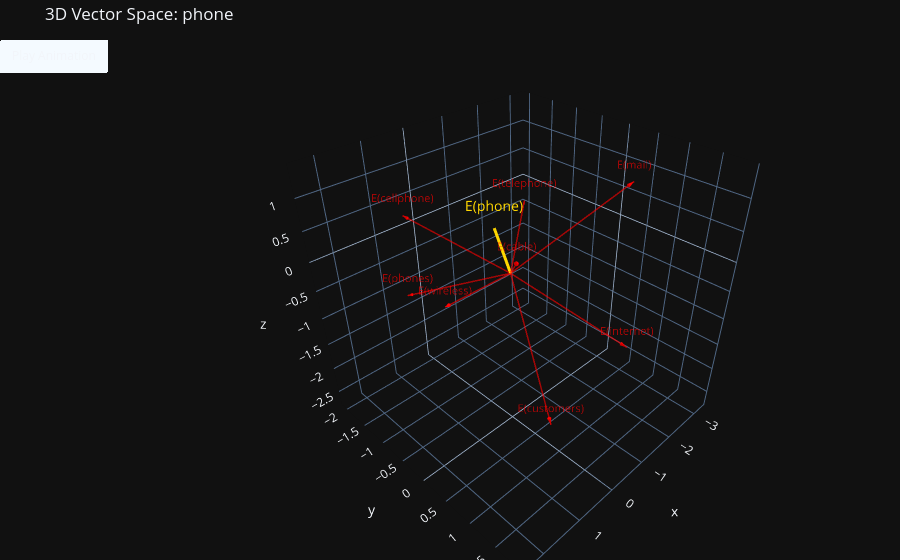

Notebook cell for this chart:
### Code cell
visualize_word_vectors_animated("phone") # feel free to change the word to visualize other embeddings!

### Figure 1 — Plotly figure (JSON) as saved in the notebook; plotly's stock layout.template omitted (floating-point values rounded to 4 significant figures)
{"data": [{"line": {"color": "gold", "width": 6}, "mode": "lines+text", "name": "phone", "opacity": 1, "text": ["", "E(phone)"], "textfont": {"color": "gold", "size": 14}, "textposition": "top center", "type": "scatter3d", "x": [0, -0.5821], "y": [0, -0.7509], "z": [0, 0.2441]}, {"anchor": "tip", "colorscale": [[0, "gold"], [1, "gold"]], "showscale": false, "type": "cone", "u": [-0.05821], "v": [-0.07509], "w": [0.02441], "x": [-0.5821], "y": [-0.7509], "z": [0.2441]}, {"line": {"color": "red", "width": 3}, "mode": "lines+text", "name": "telephone", "opacity": 0.6, "text": ["", "E(telephone)"], "textfont": {"color": "red", "size": 11}, "textposition": "top center", "type": "scatter3d", "x": [0, -0.9818], "y": [0, -0.4228], "z": [0, 0.7112]}, {"anchor": "tip", "colorscale": [[0, "red"], [1, "red"]], "showscale": false, "type": "cone", "u": [-0.09818], "v": [-0.04228], "w": [0.07112], "x": [-0.9818], "y": [-0.4228], "z": [0.7112]}, {"line": {"color": "red", "width": 3}, "mode": "lines+text", "name": "phones", "opacity": 0.6, "text": ["", "E(phones)"], "textfont": {"color": "red", "size": 11}, "textposition": "top center", "type": "scatter3d", "x": [0, 0.8986], "y": [0, -1.594], "z": [0, -0.8689]}, {"anchor": "tip", "colorscale": [[0, "red"], [1, "red"]], "showscale": false, "type": "cone", "u": [0.08986], "v": [-0.1594], "w": [-0.08689], "x": [0.8986], "y": [-1.594], "z": [-0.8689]}, {"line": {"color": "red", "width": 3}, "mode": "lines+text", "name": "cellphone", "opacity": 0.6, "text": ["", "E(cellphone)"], "textfont": {"color": "red", "size": 11}, "textposition": "top center", "type": "scatter3d", "x": [0, 0.4691], "y": [0, -1.929], "z": [0, 0.2809]}, {"anchor": "tip", "colorscale": [[0, "red"], [1, "red"]], "showscale": false, "type": "cone", "u": [0.04691], "v": [-0.1929], "w": [0.02809], "x": [0.4691], "y": [-1.929], "z": [0.2809]}, {"line": {"color": "red", "width": 3}, "mode": "lines+text", "name": "internet", "opacity": 0.6, "text": ["", "E(internet)"], "textfont": {"color": "red", "size": 11}, "textposition": "top center", "type": "scatter3d", "x": [0, -0.3841], "y": [0, 1.786], "z": [0, -0.4123]}, {"anchor": "tip", "colorscale": [[0, "red"], [1, "red"]], "showscale": false, "type": "cone", "u": [-0.03841], "v": [0.1786], "w": [-0.04123], "x": [-0.3841], "y": [1.786], "z": [-0.4123]}, {"line": {"color": "red", "width": 3}, "mode": "lines+text", "name": "mail", "opacity": 0.6, "text": ["", "E(mail)"], "textfont": {"color": "red", "size": 11}, "textposition": "top center", "type": "scatter3d", "x": [0, -3.086], "y": [0, 0.3436], "z": [0, 0.7713]}, {"anchor": "tip", "colorscale": [[0, "red"], [1, "red"]], "showscale": false, "type": "cone", "u": [-0.3086], "v": [0.03436], "w": [0.07713], "x": [-3.086], "y": [0.3436], "z": [0.7713]}, {"line": {"color": "red", "width": 3}, "mode": "lines+text", "name": "customers", "opacity": 0.6, "text": ["", "E(customers)"], "textfont": {"color": "red", "size": 11}, "textposition": "top center", "type": "scatter3d", "x": [0, -0.1763], "y": [0, 0.7093], "z": [0, -2.539]}, {"anchor": "tip", "colorscale": [[0, "red"], [1, "red"]], "showscale": false, "type": "cone", "u": [-0.01763], "v": [0.07093], "w": [-0.2539], "x": [-0.1763], "y": [0.7093], "z": [-2.539]}, {"line": {"color": "red", "width": 3}, "mode": "lines+text", "name": "cable", "opacity": 0.6, "text": ["", "E(cable)"], "textfont": {"color": "red", "size": 11}, "textposition": "top center", "type": "scatter3d", "x": [0, 1.603], "y": [0, 1.263], "z": [0, 1.249]}, {"anchor": "tip", "colorscale": [[0, "red"], [1, "red"]], "showscale": false, "type": "cone", "u": [0.1603], "v": [0.1263], "w": [0.1249], "x": [1.603], "y": [1.263], "z": [1.249]}, {"line": {"color": "red", "width": 3}, "mode": "lines+text", "name": "wireless", "opacity": 0.6, "text": ["", "E(wireless)"], "textfont": {"color": "red", "size": 11}, "textposition": "top center", "type": "scatter3d", "x": [0, 2.24], "y": [0, 0.5944], "z": [0, 0.5631]}, {"anchor": "tip", "colorscale": [[0, "red"], [1, "red"]], "showscale": false, "type": "cone", "u": [0.224], "v": [0.05944], "w": [0.05631], "x": [2.24], "y": [0.5944], "z": [0.5631]}], "layout": {"margin": {"b": 0, "l": 0, "r": 0, "t": 40}, "scene": {"aspectmode": "cube", "xaxis": {"autorange": true, "range": [-1, 1]}, "yaxis": {"autorange": true, "range": [-1, 1]}, "zaxis": {"autorange": true, "range": [-1, 1]}}, "showlegend": false, "title": {"text": "3D Vector Space: phone"}, "updatemenus": [{"buttons": [{"args": [null, {"frame": {"duration": 50, "redraw": true}, "fromcurrent": true, "loop": true, "mode": "immediate"}], "label": "Play Animation", "method": "animate"}], "type": "buttons"}]}}
